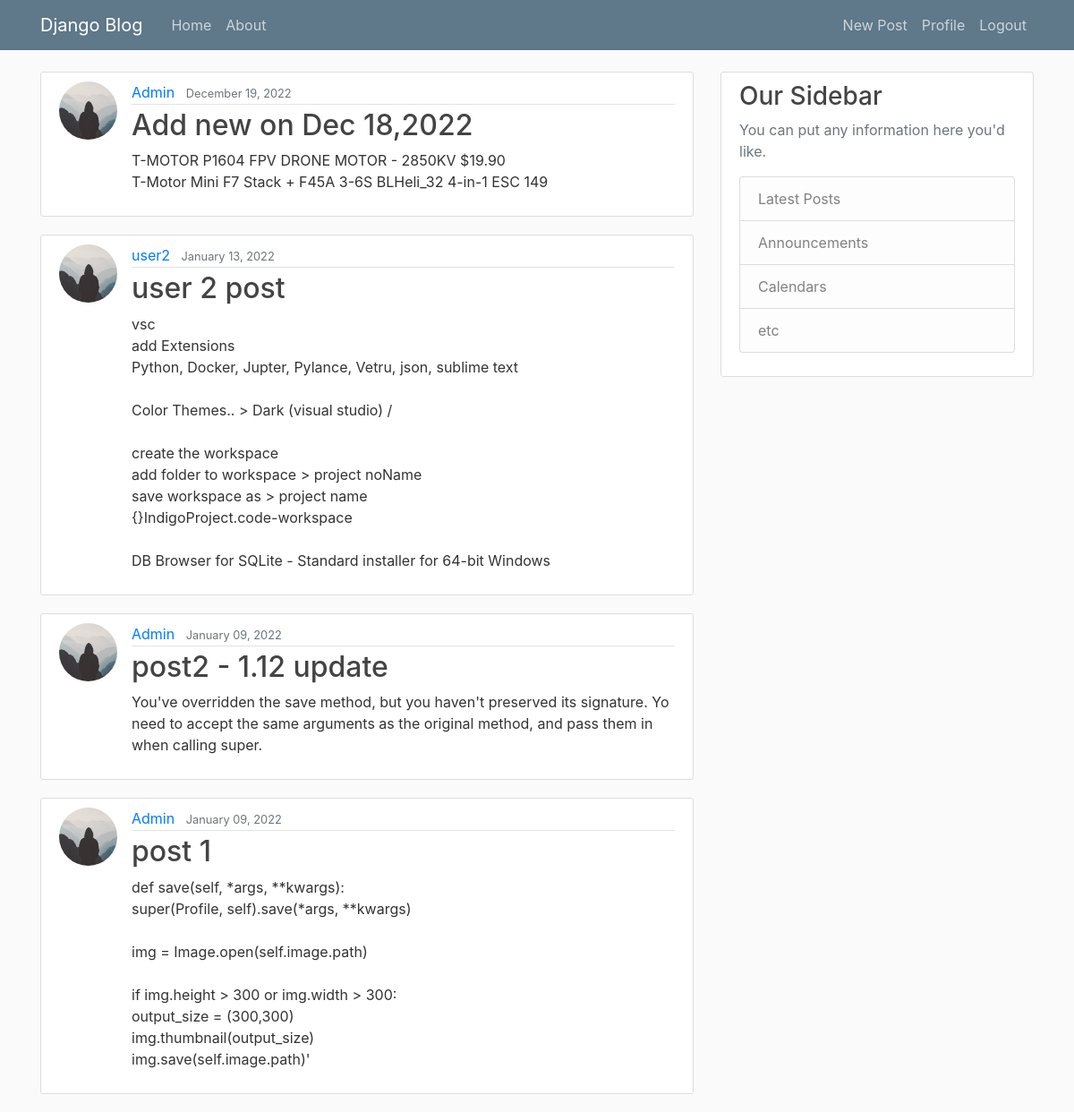
The app's page / (signed in) with its own data.
### blog/models.py (models this page shows, shortened)
class Post(models.Model):
    title = models.CharField(max_length=100)
    content = models.TextField()
    date_posted = models.DateTimeField(default=timezone.now)
    author = models.ForeignKey(User, on_delete=models.CASCADE)

### users/models.py (models this page shows, shortened)
class Profile(models.Model):
    user = models.OneToOneField(User, on_delete=models.CASCADE)
    image = models.ImageField(default='default.jpg', upload_to='profile_pics')
    def save(self, *args, **kwargs):
        super(Profile, self).save(*args, **kwargs)
        img = Image.open(self.image.path)
        if img.height > 300 or img.width > 300:
            output_size = (300,300)
            img.thumbnail(output_size)
            img.save(self.image.path)
    '''
    def save(self):
        super().save()

        img = Image.open(self.image.path)

        if img.height > 300 or img.width > 300:
            output_size = (300, 300)
            img.thumbnail(output_size)
            img.save(self.image.path)
    '''

### blog/views.py (the view)
# urls.py: path('', PostListView.as_view(), name='blog-home'),
class PostListView(ListView):
    model = Post
    template_name = 'blog/home.html'  # <app>/<model>_<viewtype>.html
    context_object_name = 'posts'
    ordering = ['-date_posted']
    paginate_by = 5

### blog/templates/blog/home.html (shortened to what this page needs)
{% extends "blog/base.html" %}
{% block content %}
    {% for post in posts %}
        <article class="media content-section">
          <img class="rounded-circle article-img" src="{{ post.author.profile.image.url }}">
          <div class="media-body">
            <div class="article-metadata">
              <a class="mr-2" href="{% url 'user-posts' post.author.username %}">{{ post.author }}</a>
              <small class="text-muted">{{ post.date_posted|date:"F d, Y" }}</small>
            </div>
            <h2><a class="article-title" href="{% url 'post-detail' post.id %}">{{ post.title }}</a></h2>
            <p class="article-content">{{ post.content }}</p>
          </div>
        </article>
    {% endfor %}
{% endblock content %}

### blog/static/blog/main.css (style rules this page uses)
body { background: #fafafa; color: #333333; margin-top: 5rem; }
h1, h2, h3, h4, h5, h6 { color: #444444; }
.content-section { background: #ffffff; padding: 10px 20px; border: 1px solid #dddddd; border-radius: 3px; margin-bottom: 20px; }
.article-title { color: #444444; }
.article-content { white-space: pre-line; }
.article-img { height: 65px; width: 65px; margin-right: 16px; }
.article-metadata { padding-bottom: 1px; margin-bottom: 4px; border-bottom: 1px solid #e3e3e3 }

### records on screen
Post: author.profile.image (placeholder picture), author "Admin", date_posted "December 19, 2022", title "Add new on Dec 18,2022", content "T-MOTOR P1604 FPV DRONE MOTOR - 2850KV $19.90 T-Motor Mini F7 Stack + F45A 3-6S BLHeli_32 4-in-1 ESC 149"
Post: author.profile.image (placeholder picture), author "user2", date_posted "January 13, 2022", title "user 2 post", content "vsc add Extensions Python, Docker, Jupter, Pylance, Vetru, json, sublime text Color Themes.. > Dark (visual studio) / create the workspace add folder to workspace > project noName save workspace as > project name {}IndigoProject.code-workspace DB Browser for SQLite - Standard installer for 64-bit Windows"
Post: author.profile.image (placeholder picture), author "Admin", date_posted "January 09, 2022", title "post2 - 1.12 update", content "You've overridden the save method, but you haven't preserved its signature. Yo need to accept the same arguments as the original method, and pass them in when calling super."
Post: author.profile.image (placeholder picture), author "Admin", date_posted "January 09, 2022", title "post 1", content "def save(self, *args, **kwargs): super(Profile, self).save(*args, **kwargs) img = Image.open(self.image.path) if img.height > 300 or img.width > 300: output_size = (300,300) img.thumbnail(output_size) img.save(self.image.path)'"
